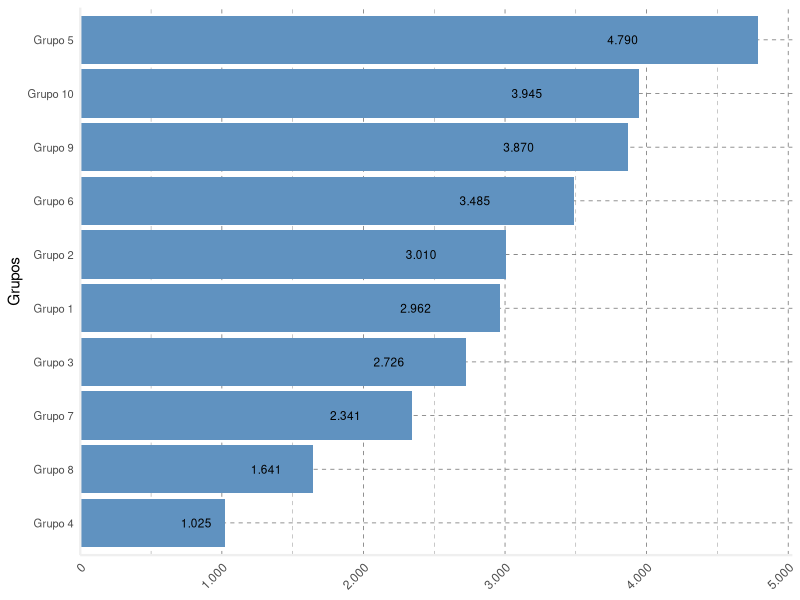

Reproduce this figure in R.
## ---- chunk 1
library(tidyverse)
library(scales)
set.seed(123)
top10_grupos <- data.frame(
  keyName = paste("Grupo", 1:10),
  docCount = sample(500:5000, 10)
) %>% 
  arrange(desc(docCount))
## ---- chunk 2
grafico_exemplo <- ggplot(top10_grupos) +
  geom_bar(aes(x = docCount, y = reorder(keyName, docCount)), fill = "#6092C0", stat = "identity") +
  geom_text(aes(label = number_format(decimal.mark = ",", big.mark = ".")(docCount), x = docCount, y = reorder(keyName, docCount)), position = position_stack(vjust = 0.8), size = 3, color = "black") +
  scale_y_discrete(expand = c(0.06, 0.06)) +
  scale_x_continuous(expand = expansion(c(0, 0.05)), labels = number_format(decimal.mark = ",", big.mark = ".")) +
  labs(y = "Grupos", x = NULL, title = NULL) +
  theme_dark() +
  theme(panel.grid.minor = element_line(linetype = "dashed"), 
        panel.grid.major = element_line(linetype = "dashed"), 
        axis.line.x = element_line(color = "#efefef", linewidth = 0.8), 
        axis.line.y = element_line(color = "#efefef", linewidth = 0.8), 
        axis.text.y = element_text(size = 8), 
        axis.ticks = element_blank(), 
        axis.text.x = element_text(angle = 45, hjust = 1),
        panel.background = element_blank())
## ---- chunk 3
ggsave("dados/grafico_exemplo.png", plot = grafico_exemplo, width = 8, height = 5, dpi = 600)
